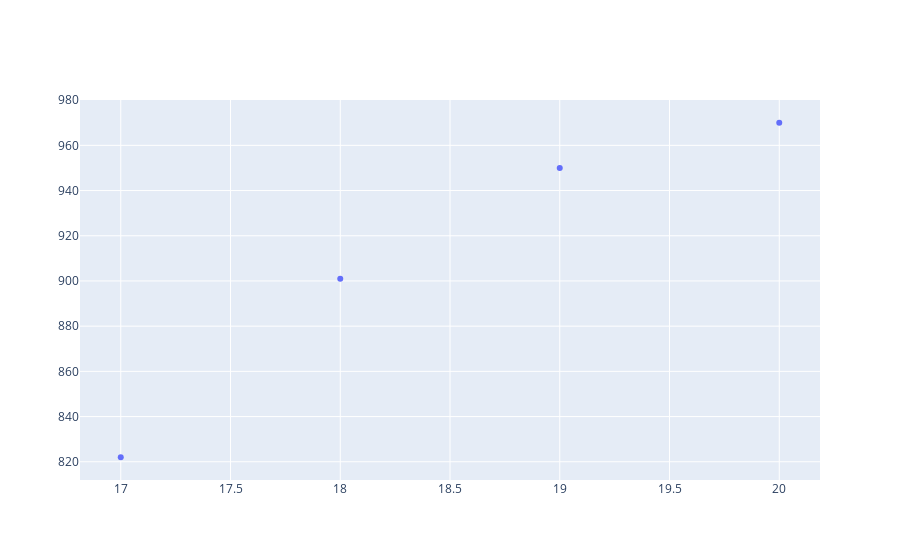

Notebook source saved alongside this figure:
### Markdown cell above
#### Weekly User Activity

### Code cell
# What does the weekly user activity look like?
indices = [x for x in unique_users_weekly_freq.keys()]
values = [x for x in unique_users_weekly_freq.values()]

fig = go.Figure()

# Add traces
fig.add_trace(go.Scatter(x = indices, y = values,
                         mode = 'markers'
                         )

)

fig.show()

### Figure 1 — Plotly figure (JSON) as saved in the notebook; plotly's stock layout.template omitted (floating-point values rounded to 4 significant figures)
{"data": [{"mode": "markers", "type": "scatter", "x": [17, 18, 19, 20], "y": [822, 901, 950, 970]}], "layout": {}}
